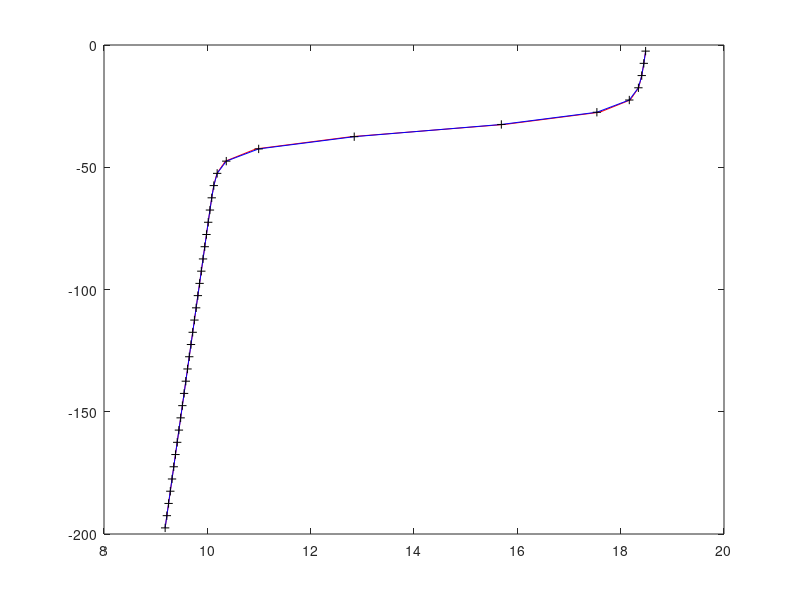

Reproduce this figure in MATLAB. (Note: this script raises an error after producing the figure.)
%  This script show how to represent analytical profiles of temperature,
%  for instance, from the finite volume approach.

dz=5;

Zw=-200:dz:0;
Nw=length(Zw);

Zr=0.5.*(Zw(2:Nw)+Zw(1:Nw-1));
Nr=length(Zw);

Z0=-35;
Z1=-75;

a=6.5;
b=150;

%  Discrete profile.

T1 = 14 + 4 .* tanh((Zr-Z0)./a) + (Zr-Z1)/b;

%  Finite volume profile: integrate analytically at the finite volume
%  box defined by Zw and then divide by the box size.

T2 = 14 + 4 * a .* log( cosh((Zw(2:Nw  )-Z0)./a) ./ ...
                        cosh((Zw(1:Nw-1)-Z0)./a) ) ./ ...
                   (Zw(2:Nw)-Zw(1:Nw-1)) + ...
                   (0.5.*(Zw(2:Nw)+Zw(1:Nw-1)) - Z1) ./b;

figure;
plot(T1,Zr,'r',T2,Zr,'b',T2,Zr,'k+');
legend('discrete','finite volume',4);
xlabel('Temperature');
ylabel('Depth');
grid on;
print -dpsc profile.ps

figure;
plot(T1-T2,Zr,'r-+');
title('Discrete minus Finite Volume Profile')
xlabel('Temperature');
ylabel('Depth');
grid on;
print -dpsc -append profile.ps

